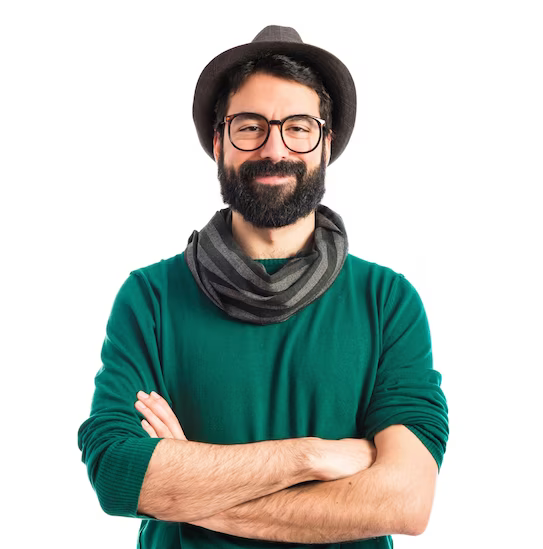
#> input picture img2.png, 543 x 549 px
$ python 'imgtoavatar (1).py'
#> lines starting #> are read from the running program, lines starting #| are printed output that depends on the picture; after the words box and inside, x2 and y2 are one past the last pixel; in counts of white or black regions, pixels touching at a corner belong together
import cv2
import numpy as np

# Load the original image
image = cv2.imread("img2.png")
#> image is the input picture: shape (549, 543, 3); mean B, G, R 188.5, 193.5, 186

# Apply the cartoon effect to the image
gray = cv2.cvtColor(image, cv2.COLOR_BGR2GRAY)
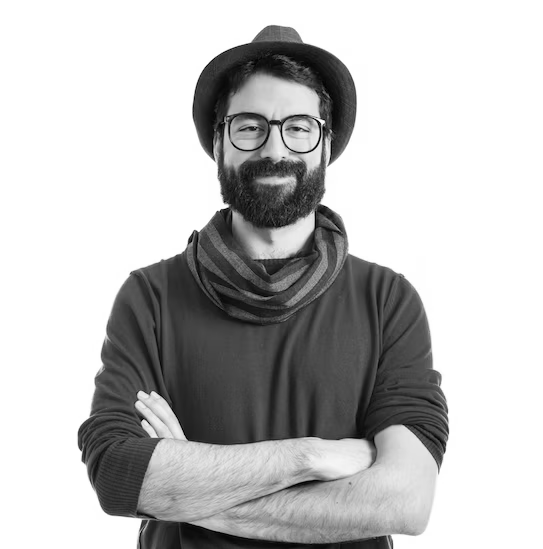
#> gray: shape (549, 543); min 0, max 255, mean 190.7
gray = cv2.medianBlur(gray, 5)
edges = cv2.adaptiveThreshold(gray, 255, cv2.ADAPTIVE_THRESH_MEAN_C, cv2.THRESH_BINARY, 9, 9)
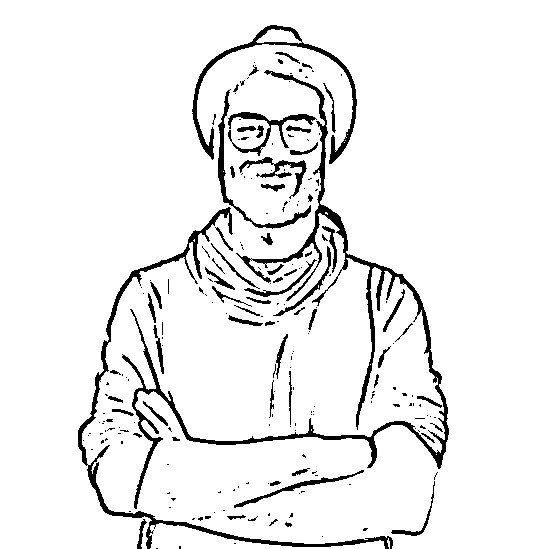
#> edges: shape (549, 543); 93.3% white; 220 black regions (157 under 20 px), largest, box (x1, y1, x2, y2) and area: (122, 70, 449, 509) 6712, (78, 207, 393, 549) 3460, (192, 25, 357, 164) 1878
color = cv2.bilateralFilter(image, 9, 250, 250)
cartoon = cv2.bitwise_and(color, color, mask=edges)
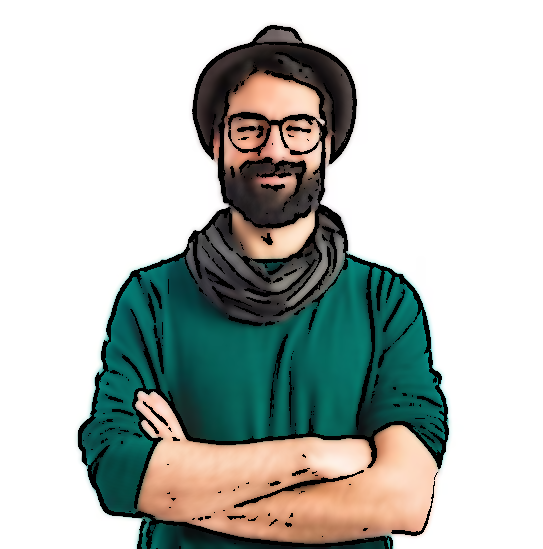
#> cartoon: shape (549, 543, 3); mean B, G, R 183.3, 188, 181.6

# Create a circular mask
mask = np.zeros_like(cartoon)
center = (mask.shape[1] // 2, mask.shape[0] // 2)
#> center = (271, 274)
radius = min(mask.shape[1] // 2, mask.shape[0] // 2)
#> radius = 271
cv2.circle(mask, center, radius, (255, 255, 255), -1)
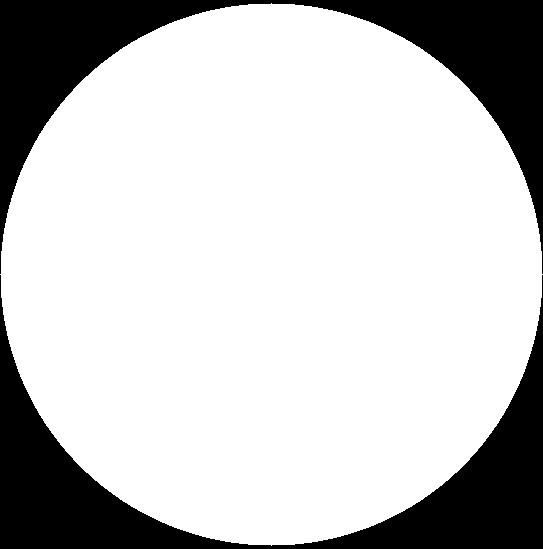
#> mask: shape (549, 543, 3); 77.4% white; 2 black regions, box (x1, y1, x2, y2) and area: (0, 0, 543, 274) 33725, (0, 275, 543, 549) 33725

# Apply the circular mask to the cartoon image
masked_cartoon = cv2.bitwise_and(cartoon, mask)
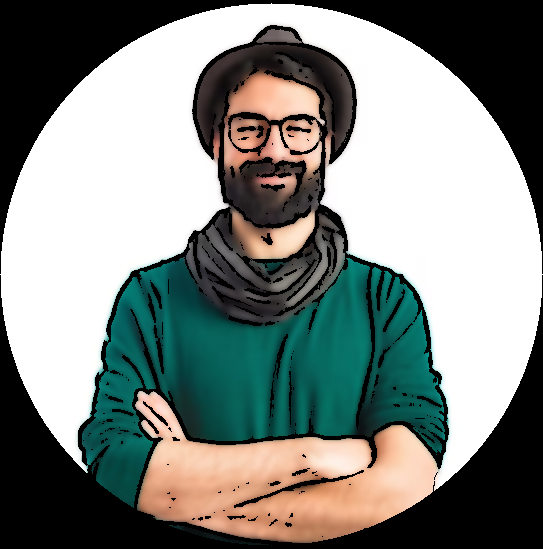
#> masked_cartoon: shape (549, 543, 3); mean B, G, R 129.1, 133.6, 127.4

# Create the blue circular border
border_color = (255, 0, 0)  # Blue color
border_thickness = 15
cv2.circle(masked_cartoon, center, radius, border_color, border_thickness)
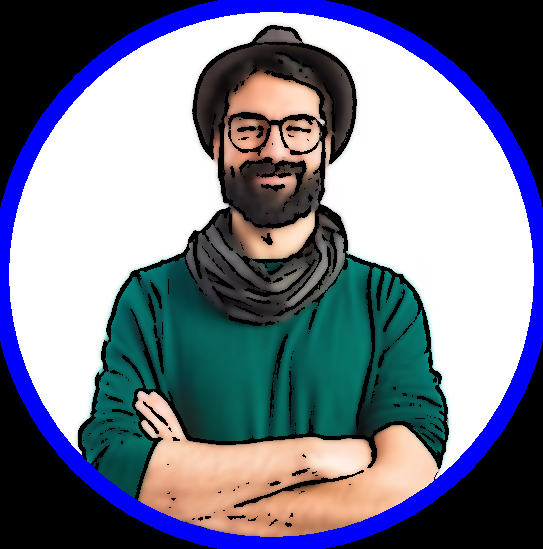
#> masked_cartoon: shape (549, 543, 3); 9.01% of pixels changed, all inside (x1, y1, x2, y2) = (0, 0, 543, 549)

# Calculate the output size to fit the circular border
output_width, output_height = 500, 500  # Adjust the desired medium size as needed
output_size = (output_width, output_height)

# Resize the resulting image to fit the circular border
resized_masked_cartoon = cv2.resize(masked_cartoon, output_size, interpolation=cv2.INTER_AREA)
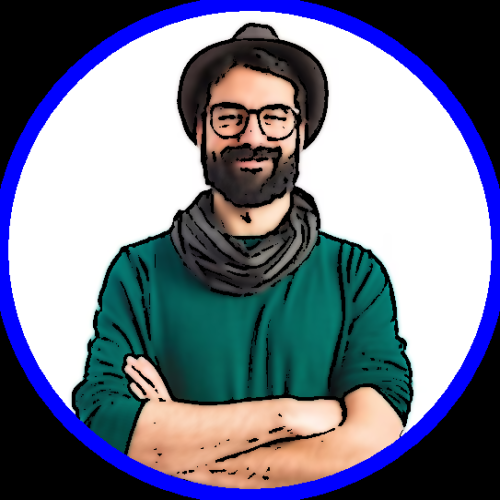
#> resized_masked_cartoon: shape (500, 500, 3); mean B, G, R 141.7, 123.1, 116.7

# Display the resulting image with the circular border
cv2.imshow("Cartoon Image with Circular Border (Medium Size)", resized_masked_cartoon)
cv2.waitKey(0)
cv2.destroyAllWindows()

$ run again, with img8.png copied over img2.png
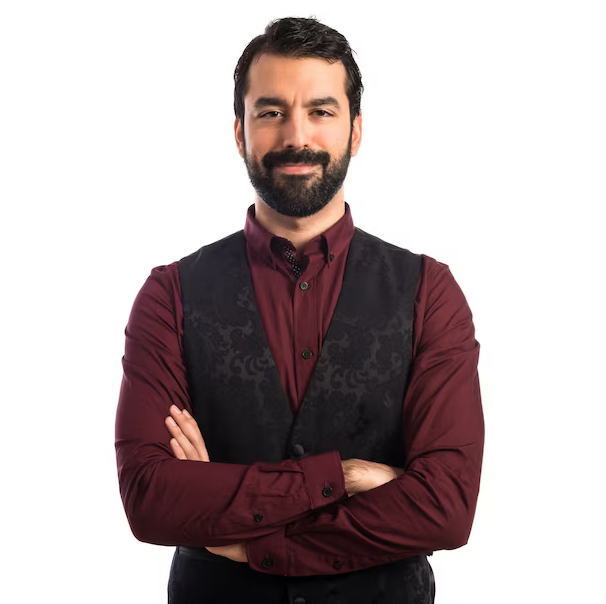
#> input picture img8.png, 606 x 604 px
#> image is the input picture: shape (604, 606, 3); mean B, G, R 172.8, 172.3, 183.6
#> `edges = cv2.adaptiveThreshold(gray, 255, cv2.ADAPTIVE_THRESH_MEAN_C, c..`:
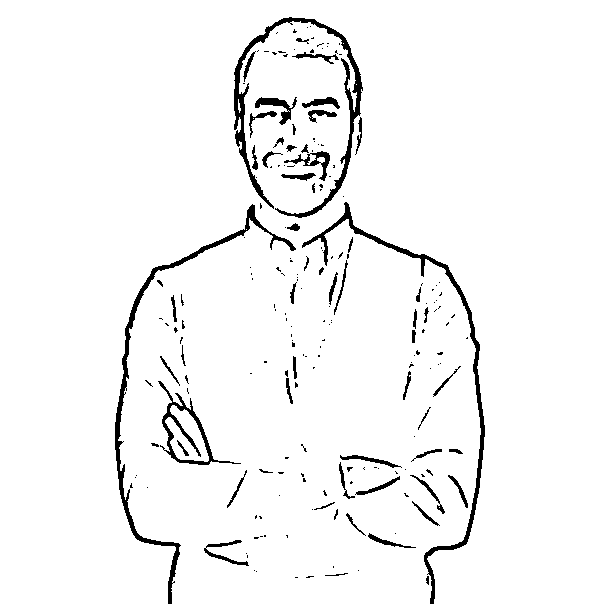
#> edges: shape (604, 606); 96% white; 206 black regions (146 under 20 px), largest, box (x1, y1, x2, y2) and area: (234, 17, 363, 218) 2829, (115, 204, 296, 604) 2566, (302, 202, 485, 604) 2501
#> mask: shape (604, 606, 3); 78.3% white; 3 black regions, box (x1, y1, x2, y2) and area: (0, 0, 303, 604) 40088, (304, 0, 606, 302) 19893, (328, 303, 606, 604) 19591
#> `resized_masked_cartoon = cv2.resize(masked_cartoon, output_size, inter..`:
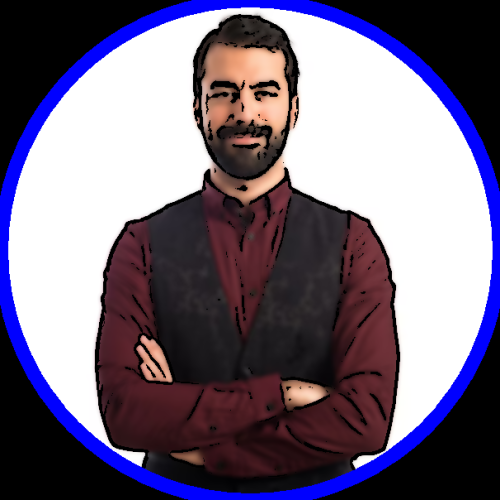
#> resized_masked_cartoon: shape (500, 500, 3); mean B, G, R 127.5, 106.6, 116.6
